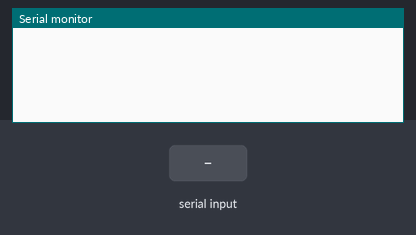
Bench run of a sketch on a simulated ESP8266 (NodeMCU). Shown: the last lines printed to the serial monitor. Inputs (shaded band) come from the test bench.

Above: at 1.2 s.
1.3 s: "1" received over Serial
At 2.5 s:
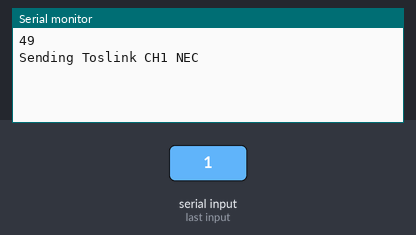
2.8 s: "p" received over Serial
At 3.9 s:
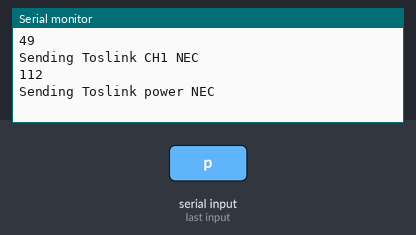
4.3 s: "u" received over Serial
At 5.2 s:
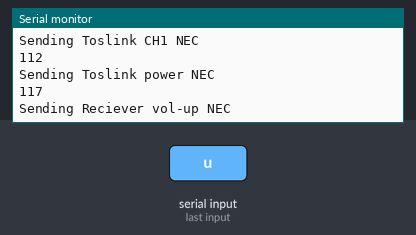
5.8 s: "d" received over Serial
At 6.5 s:
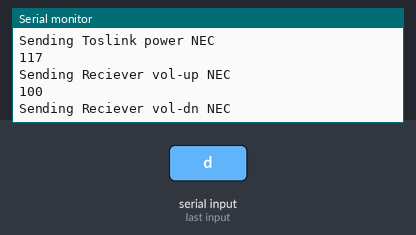
7.3 s: "q" received over Serial
At 7.9 s:
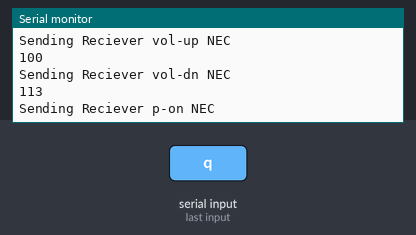
Timing chart, 0 to 9.8 s (numbered marks = the images above; inputs shaded):
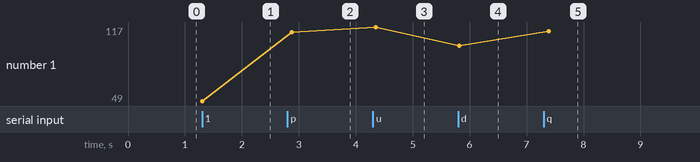

The sketch:

Huzzah_IRremote.ino
```cpp
// (licence header left out)
#ifndef UNIT_TEST
#include <Arduino.h>
#endif
#include <IRremoteESP8266.h>
#include <IRrecv.h>
#include <IRutils.h>
#include <IRsend.h>

IRsend irsend(4);
IRrecv irrecv(5);

decode_results results;

void setup() {
  Serial.begin(115200);
  irrecv.enableIRIn();  // Start the receiver
  irsend.begin();		// Start the transmitter
}

void loop() {
	uint8_t byte_read;

	if(Serial.available())
	{
		while(Serial.available())
		{
			byte_read = Serial.read();
			Serial.print(byte_read); // loop serial data
			if(byte_read == '1')
			{
				Serial.println();
				Serial.println("Sending Toslink CH1 NEC");
				irsend.sendNEC(0xFFBA45, 32);
			}
			else if(byte_read == '2')
			{
				Serial.println();
				Serial.println("Sending Toslink CH2 NEC");
				irsend.sendNEC(0xFF7887, 32);
			}
			else if((byte_read == 'p') || (byte_read == 'P'))
			{
				Serial.println();
				Serial.println("Sending Toslink power NEC");
				irsend.sendNEC(0xFFE817, 32);
			}
			else if((byte_read == 'u') || (byte_read == 'U'))
			{
				Serial.println();
				Serial.println("Sending Reciever vol-up NEC");
				irsend.sendNEC(0x5EA158A7, 32);
			}
			else if((byte_read == 'd') || (byte_read == 'D'))
			{
				Serial.println();
				Serial.println("Sending Reciever vol-dn NEC");
				irsend.sendNEC(0x5EA1D827, 32);
			}
			else if((byte_read == 'q') || (byte_read == 'Q'))
			{
				Serial.println();
				Serial.println("Sending Reciever p-on NEC");
				irsend.sendNEC(0x5EA1B847, 32);
			}
			else if((byte_read == 'a') || (byte_read == 'A'))
			{
				Serial.println();
				Serial.println("Sending Reciever p-off NEC");
				irsend.sendNEC(0x5EA17887, 32);
			}
			else if((byte_read == 'z') || (byte_read == 'Z'))
			{
				Serial.println();
				Serial.println("Sending Reciever input-CD NEC");
				irsend.sendNEC(0x5EA1A857, 32);
			}
		}
	}
	if (irrecv.decode(&results)) {
	// print() & println() can't handle printing long longs. (uint64_t)
	serialPrintUint64(results.value, HEX);
	Serial.println("");
	irrecv.resume();  // Receive the next value
	}
	delay(100);
}
```

.ino.cpp
```cpp
#ifdef __IN_ECLIPSE__
//This is a automatic generated file
//Please do not modify this file
//If you touch this file your change will be overwritten during the next build
//This file has been generated on 2017-08-13 22:53:52

#include "Arduino.h"
#include <Arduino.h>
#include <IRremoteESP8266.h>
#include <IRrecv.h>
#include <IRutils.h>
#include <IRsend.h>
void setup() ;
void loop() ;

#include "Huzzah_IRremote.ino"


#endif
```

Measured:
- after the input at 1.3 s, the serial monitor: prints a new line at once (image 1)
- after the input at 2.8 s, the serial monitor: prints a new line after 0.08 s (image 2)
- after the input at 4.3 s, the serial monitor: prints a new line after 0.05 s (image 3)
- after the input at 5.8 s, the serial monitor: prints a new line at once (image 4)
- after the input at 7.3 s, the serial monitor: prints a new line after 0.09 s (image 5)
- plotted number 1: 49 → 112 after the input at 2.8 s, 112 → 117 after the input at 4.3 s, 117 → 100 after the input at 5.8 s, 100 → 113 after the input at 7.3 s
